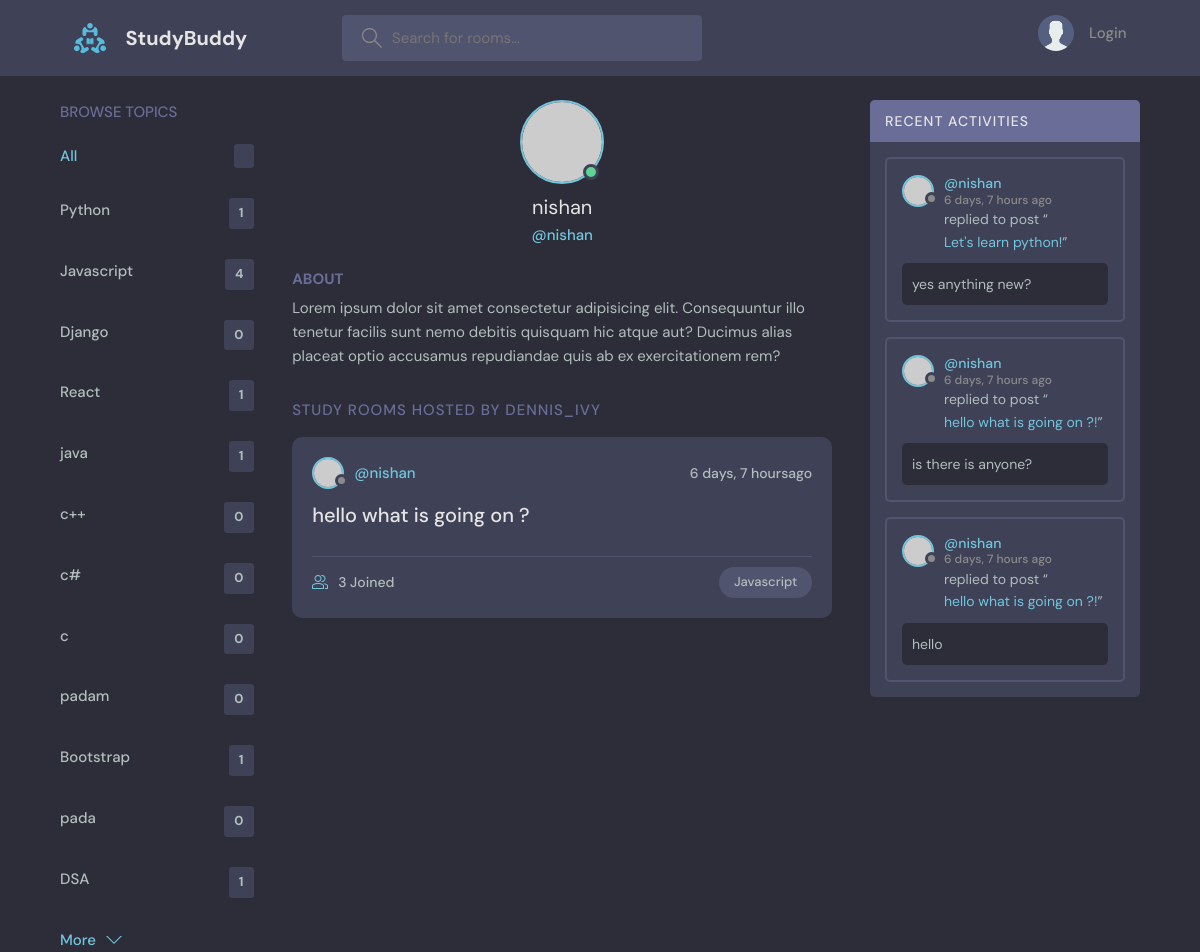
Page /userProfile/4/ on the committed database.
### base/models.py (models this page shows, shortened)
class Topic(models.Model):
    name = models.CharField(max_length=200)

class Room(models.Model):
    host = models.ForeignKey(User,on_delete = models.SET_NULL,null = True)
    topic = models.ForeignKey(Topic,on_delete = models.SET_NULL,null = True)
    name = models.CharField(max_length=200)
    description = models.TextField(null= True,blank = True) #null= true or black= true -- means it cannot be null and black
    participants = models.ManyToManyField(User,related_name='participants' ,blank=True)
    updated = models.DateTimeField(auto_now = True)#it take timestamp everytime whenever updated
    created = models.DateTimeField(auto_now_add = True) #it takes timestapm at the beginning only
    class Meta:
        ordering = ['-updated','-created'] # (-) will make the ordering of lettest item at beginning
    def __str__(self):
        return self.name

class Message(models.Model):
    user = models.ForeignKey(User,on_delete = models.CASCADE)
    room = models.ForeignKey(Room,on_delete=models.CASCADE) #0n_delete= models.CASCADE =>means all the child messages will be deleted
    body= models.TextField()
    updated = models.DateField(auto_now = True)
    created = models.DateTimeField(auto_now_add = True)
    class Meta:
        ordering = ['-updated','-created']

### base/views.py (the view)
# urls.py: path('userProfile/<str:pk>/',views.userProfile,name="userProfile"),
def userProfile(request,pk):
    user = User.objects.get(id=pk)
    rooms = user.room_set.all()
    room_message = user.message_set.all()
    topic = Topic.objects.all()
    context = {
        'user':user,
        'rooms':rooms,
        'room_message':room_message,
        'topic':topic
    }
    return render(request,'base/profile.html',context)

### base/templates/base/profile.html (shortened to what this page needs)
{% extends 'main.html' %}
{% block content %}
  <main class="profile-page layout layout--3">
    <div class="container">
      {% include 'base/topics_components.html' %}
      <div class="roomList">
        <div class="profile">
          <div class="profile__avatar">
            <div class="avatar avatar--large active">
              <img src="https://randomuser.me/api/portraits/men/11.jpg" />
            </div>
          </div>
          <div class="profile__info">
            <h3>{{user.username}}</h3>
            <p>@{{user.username}}</p>
          </div>
          <div class="profile__about">
            <h3>About</h3>
            <p>
              Lorem ipsum dolor sit amet consectetur adipisicing elit. Consequuntur illo tenetur
              facilis sunt nemo debitis quisquam hic atque aut? Ducimus alias placeat optio
              accusamus repudiandae quis ab ex exercitationem rem?
            </p>
          </div>
        </div>
        <div class="roomList__header">
          <div>
            <h2>Study Rooms Hosted by dennis_ivy</a>
            </h2>
          </div>
        </div>
        {% include 'base/feed_components.html' %}
      </div>
      {% include 'base/activity_components.html' %}
    </div>
  </main>
{% endblock content %}

### base/templates/base/topics_components.html
<div class="topics">
    <div class="topics__header">
      <h2>Browse Topics</h2>
    </div>
    <ul class="topics__list">
      <li>
        <a href="{% url 'home' %}" class="active">All <span>{{topics.count}}</span></a>
      </li>
      {% for topics in topic %}
      <li>
        <a href="{% url 'home' %}?q={{topics.name}}">{{topics.name}} <span>{{topics.room_set.all.count}}</span></a>
      </li>
      {% endfor %}
    </ul>
    <a class="btn btn--link" href="topics.html">
      More
      <svg version="1.1" xmlns="http://www.w3.org/2000/svg" width="32" height="32" viewBox="0 0 32 32">
        <title>chevron-down</title>
        <path d="M16 21l-13-13h-3l16 16 16-16h-3l-13 13z"></path>
      </svg>
    </a>
  </div>

### base/templates/base/feed_components.html (shortened to what this page needs)
{% for i in rooms %}
<div class="roomListRoom">
    <div class="roomListRoom__header">
      <a href="{% url 'userProfile' i.host.id %}" class="roomListRoom__author">
        <div class="avatar avatar--small">
          <img src="https://randomuser.me/api/portraits/women/11.jpg" />
        </div>
        <span>@{{i.host.username}}</span>
      </a>
      <div class="roomListRoom__actions">
        <span>{{i.created |timesince}}ago</span>
      </div>
    </div>
    <div class="roomListRoom__content">
      <a href="{%  url 'room' i.id %}">{{i.name}}</a>
    </div>
    <div class="roomListRoom__meta">
      <a href="{%  url 'room' i.id %}" class="roomListRoom__joined">
        {{i.participants.all.count}} Joined
      </a>
      <p class="roomListRoom__topic">{{i.topic.name}}</p>
    </div>
  </div>
{% endfor %}

### base/templates/base/activity_components.html (shortened to what this page needs)
<div class="activities">
    <div class="activities__header">
      <h2>Recent Activities</h2>
    </div>
    {% for message in room_message %}
    <div class="activities__box">
      <div class="activities__boxHeader roomListRoom__header">
        <a href=" {% url 'userProfile' message.user.id %}" class="roomListRoom__author">
          <div class="avatar avatar--small">
            <img src="https://randomuser.me/api/portraits/women/11.jpg" />
          </div>
          <p>
            @{{message.user}}
            <span>{{message.created|timesince}} ago</span>
          </p>
        </a>
      </div>
      <div class="activities__boxContent">
        <p>replied to post “<a href="{% url 'room' message.room.id %}">{{message.room}}!</a>”</p>
        <div class="activities__boxRoomContent">
         {{message.body}}
        </div>
      </div>
    </div>
    {% endfor %}
  </div>

### rows in the picture
Topic: name "Python", room_set.all.count "1"
Topic: name "Javascript", room_set.all.count "4"
Topic: name "Django", room_set.all.count "0"
Topic: name "React", room_set.all.count "1"
Topic: name "java", room_set.all.count "1"
Topic: name "c++", room_set.all.count "0"
Topic: name "c#", room_set.all.count "0"
Topic: name "c", room_set.all.count "0"
Topic: name "padam", room_set.all.count "0"
Topic: name "Bootstrap", room_set.all.count "1"
Topic: name "pada", room_set.all.count "0"
Topic: name "DSA", room_set.all.count "1"
Room: host.username "nishan", created "6 days, 7 hours", name "hello what is going on ?", participants.all.count "3", topic.name "Javascript"
Message: user "nishan", created "6 days, 7 hours", room "Let's learn python", body "yes anything new?"
Message: user "nishan", created "6 days, 7 hours", room "hello what is going on ?", body "is there is anyone?"
Message: user "nishan", created "6 days, 7 hours", room "hello what is going on ?", body "hello"

### other values in the picture
{{ user.username }} "nishan"
